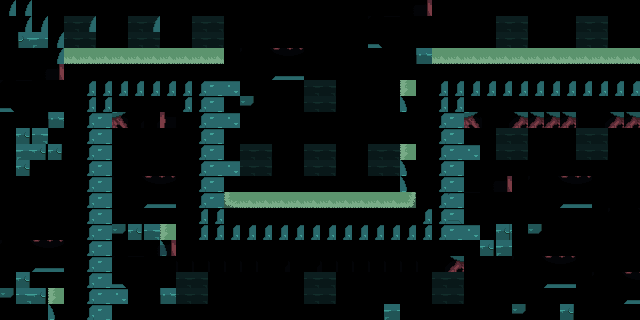

A level layout from a 2D game, rendered from its tile map. Below: a short description, then the map file with tile-grid data replaced by summaries:
An orthogonal 40x20 tile map with 16x16 px tiles, 4 tile layers (map, attack_points, objects, grass).

<map version="1.10" tiledversion="1.11.2" orientation="orthogonal" renderorder="right-down" width="40" height="20" tilewidth="16" tileheight="16" infinite="0" nextlayerid="7" nextobjectid="1">
 <tileset firstgid="1" source="tower_defense_assets_sprite_sheet.tsx" />
 <layer id="3" name="map" width="40" height="20">
  <data>[800 cells, 800 non-empty, 26 distinct tile ids]</data>
 </layer>
 <layer id="5" name="attack_points" width="40" height="20" opacity="0.29">
  <data>[800 cells, 56 non-empty, 1 distinct tile ids]</data>
 </layer>
 <layer id="4" name="objects" width="40" height="20">
  <data>[800 cells, 213 non-empty, 43 distinct tile ids]</data>
 </layer>
 <layer id="6" name="grass" width="40" height="20">
  <data>[800 cells, 77 non-empty, 4 distinct tile ids]</data>
 </layer>
</map>